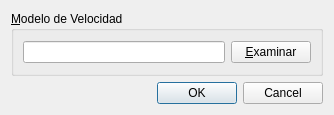
<ui version="4.0" >
 <class>LoadModel</class>
 <widget class="QDialog" name="LoadModel" >
  <property name="geometry" >
   <rect>
    <x>0</x>
    <y>0</y>
    <width>334</width>
    <height>115</height>
   </rect>
  </property>
  <property name="windowTitle" >
   <string>Cargar Modelo</string>
  </property>
  <layout class="QGridLayout" name="gridLayout" >
   <item row="2" column="0" >
    <widget class="QDialogButtonBox" name="propagationModelButtonBox" >
     <property name="standardButtons" >
      <set>QDialogButtonBox::Cancel|QDialogButtonBox::Ok</set>
     </property>
    </widget>
   </item>
   <item row="1" column="0" >
    <widget class="QGroupBox" name="groupBox_3" >
     <property name="title" >
      <string>&amp;Modelo de Velocidad</string>
     </property>
     <layout class="QGridLayout" name="gridLayout_2" >
      <item row="0" column="0" >
       <widget class="QLineEdit" name="sourceFileEdit" />
      </item>
      <item row="0" column="1" >
       <widget class="QPushButton" name="browseButton" >
        <property name="sizePolicy" >
         <sizepolicy vsizetype="Fixed" hsizetype="Fixed" >
          <horstretch>0</horstretch>
          <verstretch>0</verstretch>
         </sizepolicy>
        </property>
        <property name="text" >
         <string>&amp;Examinar</string>
        </property>
        <property name="shortcut" >
         <string>Alt+B</string>
        </property>
       </widget>
      </item>
     </layout>
    </widget>
   </item>
  </layout>
 </widget>
 <resources/>
 <connections/>
</ui>
